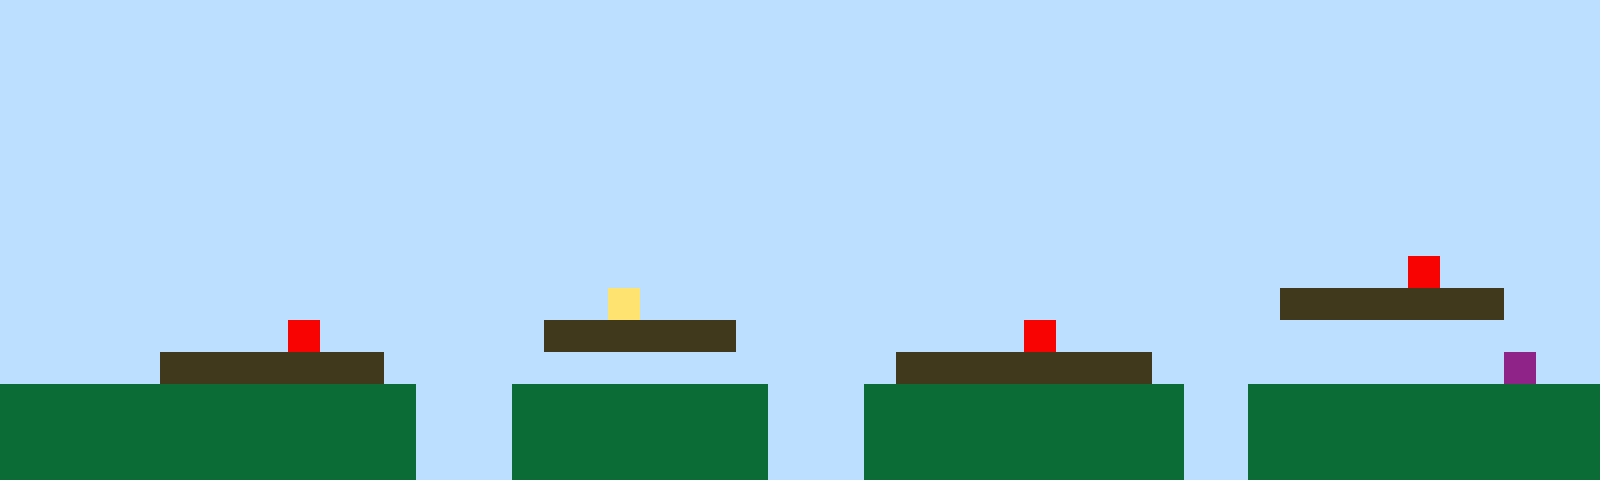

Rendered tile map (Tiled .tmx) drawn with the repository's tilesets; below, a short description and the full map source, tile grids included:
An orthogonal 50x15 tile map with 32x32 px tiles, 1 tile layer (Tile Layer 1).

<map version="1.10" tiledversion="1.11.2" orientation="orthogonal" renderorder="right-up" width="50" height="15" tilewidth="32" tileheight="32" infinite="0" nextlayerid="2" nextobjectid="1"><editorsettings><export target="map1.csv" format="csv" /></editorsettings><tileset firstgid="1" name="sprites" tilewidth="32" tileheight="32" tilecount="6" columns="3"><image source="sprites.png" width="96" height="64" /></tileset><layer id="1" name="Tile Layer 1" width="50" height="15"><data encoding="csv">1,1,1,1,1,1,1,1,1,1,1,1,1,1,1,1,1,1,1,1,1,1,1,1,1,1,1,1,1,1,1,1,1,1,1,1,1,1,1,1,1,1,1,1,1,1,1,1,1,1,1,1,1,1,1,1,1,1,1,1,1,1,1,1,1,1,1,1,1,1,1,1,1,1,1,1,1,1,1,1,1,1,1,1,1,1,1,1,1,1,1,1,1,1,1,1,1,1,1,1,1,1,1,1,1,1,1,1,1,1,1,1,1,1,1,1,1,1,1,1,1,1,1,1,1,1,1,1,1,1,1,1,1,1,1,1,1,1,1,1,1,1,1,1,1,1,1,1,1,1,1,1,1,1,1,1,1,1,1,1,1,1,1,1,1,1,1,1,1,1,1,1,1,1,1,1,1,1,1,1,1,1,1,1,1,1,1,1,1,1,1,1,1,1,1,1,1,1,1,1,1,1,1,1,1,1,1,1,1,1,1,1,1,1,1,1,1,1,1,1,1,1,1,1,1,1,1,1,1,1,1,1,1,1,1,1,1,1,1,1,1,1,1,1,1,1,1,1,1,1,1,1,1,1,1,1,1,1,1,1,1,1,1,1,1,1,1,1,1,1,1,1,1,1,1,1,1,1,1,1,1,1,1,1,1,1,1,1,1,1,1,1,1,1,1,1,1,1,1,1,1,1,1,1,1,1,1,1,1,1,1,1,1,1,1,1,1,1,1,1,1,1,1,1,1,1,1,1,1,1,1,1,1,1,1,1,1,1,1,1,1,1,1,1,1,1,1,1,1,1,1,1,1,1,1,1,1,1,1,1,1,1,1,1,1,1,1,1,1,1,1,1,1,1,1,1,1,1,1,1,1,1,1,1,1,1,1,1,1,1,1,1,1,1,1,1,1,1,1,1,1,1,1,1,1,1,1,1,1,1,1,1,1,1,1,1,1,1,1,1,1,1,1,1,1,1,1,1,1,1,1,1,1,1,1,1,1,1,1,1,1,1,1,1,5,1,1,1,1,1,1,1,1,1,1,1,1,1,1,1,1,1,1,1,1,1,1,1,1,4,1,1,1,1,1,1,1,1,1,1,1,1,1,1,1,1,1,1,1,1,3,3,3,3,3,3,3,1,1,1,1,1,1,1,1,1,1,1,1,5,1,1,1,1,1,1,1,3,3,3,3,3,3,1,1,1,1,1,1,1,1,1,5,1,1,1,1,1,1,1,1,1,1,1,1,1,1,1,1,1,1,1,1,1,1,3,3,3,3,3,3,3,1,1,1,1,1,1,1,1,1,1,1,1,1,1,1,1,3,3,3,3,3,3,3,3,1,1,1,1,1,1,1,1,1,1,1,6,1,1,2,2,2,2,2,2,2,2,2,2,2,2,2,1,1,1,2,2,2,2,2,2,2,2,1,1,1,2,2,2,2,2,2,2,2,2,2,1,1,2,2,2,2,2,2,2,2,2,2,2,2,2,2,2,2,2,2,2,2,2,2,2,2,1,1,1,2,2,2,2,2,2,2,2,1,1,1,2,2,2,2,2,2,2,2,2,2,1,1,2,2,2,2,2,2,2,2,2,2,2,2,2,2,2,2,2,2,2,2,2,2,2,2,1,1,1,2,2,2,2,2,2,2,2,1,1,1,2,2,2,2,2,2,2,2,2,2,1,1,2,2,2,2,2,2,2,2,2,2,2</data></layer></map>
